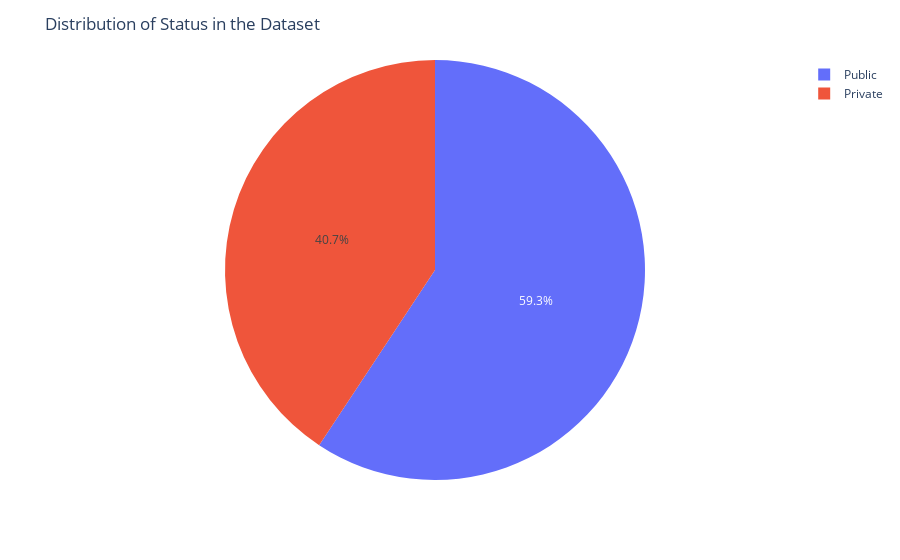
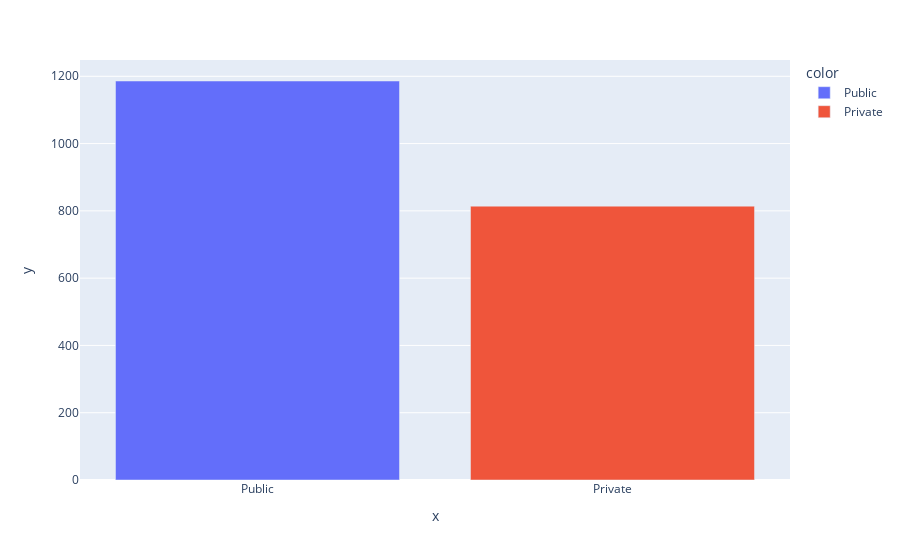

Notebook code cell kept with these figures, in order:
### Markdown cell above
Data visualization is a process of creating visual representations of data to facilitate the exploration, interpretation, and communication of patterns and relationships within the data. It is a powerful tool for understanding complex data and communicating insights effectively.

### Code cell
# Obtain the count of each status in the dataset
status_count = df['Status'].value_counts()

# Create a pie chart to visualize the distribution of status in the dataset
fig = px.pie(values=status_count, names=status_count.index)

# Enhance the plot by adding a title and labels
fig.update_layout(title="Distribution of Status in the Dataset")

# Create a bar chart to visualize the distribution of status in the dataset 
fig2 = px.bar(y=status_count, x=status_count.index, color=status_count.index)

# Display the plot
fig.show()
fig2.show()

### Figure 1 — Plotly figure (JSON) as saved in the notebook; plotly's stock layout.template omitted (floating-point values rounded to 4 significant figures)
{"data": [{"domain": {"x": [0, 1], "y": [0, 1]}, "hovertemplate": "label=%{label}<br>value=%{value}<extra></extra>", "labels": ["Public", "Private"], "legendgroup": "", "name": "", "showlegend": true, "type": "pie", "values": [1186, 814]}], "layout": {"autosize": true, "legend": {"tracegroupgap": 0}, "margin": {"t": 60}, "title": {"text": "Distribution of Status in the Dataset"}}}

### Figure 2 — Plotly figure (JSON) as saved in the notebook; plotly's stock layout.template omitted (floating-point values rounded to 4 significant figures)
{"data": [{"alignmentgroup": "True", "hovertemplate": "color=Public<br>x=%{x}<br>y=%{y}<extra></extra>", "legendgroup": "Public", "marker": {"color": "#636efa", "pattern": {"shape": ""}}, "name": "Public", "offsetgroup": "Public", "orientation": "v", "showlegend": true, "textposition": "auto", "type": "bar", "x": ["Public"], "xaxis": "x", "y": [1186], "yaxis": "y"}, {"alignmentgroup": "True", "hovertemplate": "color=Private<br>x=%{x}<br>y=%{y}<extra></extra>", "legendgroup": "Private", "marker": {"color": "#EF553B", "pattern": {"shape": ""}}, "name": "Private", "offsetgroup": "Private", "orientation": "v", "showlegend": true, "textposition": "auto", "type": "bar", "x": ["Private"], "xaxis": "x", "y": [814], "yaxis": "y"}], "layout": {"autosize": true, "barmode": "relative", "legend": {"title": {"text": "color"}, "tracegroupgap": 0}, "margin": {"t": 60}, "xaxis": {"anchor": "y", "autorange": true, "domain": [0, 1], "range": [-0.5, 1.5], "title": {"text": "x"}, "type": "category"}, "yaxis": {"anchor": "x", "autorange": true, "domain": [0, 1], "range": [0, 1248.0], "title": {"text": "y"}, "type": "linear"}}}
